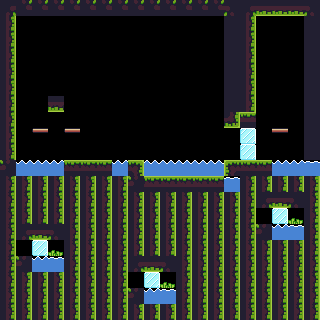

A level layout from a 2D game, rendered from its tile map. Below: a short description, then the map file with its tile-grid data intact:
An orthogonal 20x20 tile map with 16x16 px tiles, 1 tile layer (Tile Layer 1), 2 tilesets and 2 objects (ice, fire).

<map version="1.2" tiledversion="1.3.3" orientation="orthogonal" renderorder="right-down" width="20" height="20" tilewidth="16" tileheight="16" infinite="0" nextlayerid="4" nextobjectid="3">
 <tileset firstgid="1" source="tilesets/main_tileset.tsx" />
 <tileset firstgid="226" source="tilesets/main_tileset.tsx" />
 <layer id="1" name="Tile Layer 1" width="20" height="20">
  <data encoding="csv">
4,32,32,32,32,32,32,32,32,32,32,32,32,32,231,229,5,5,5,6,
18,0,0,0,0,0,0,0,0,0,0,0,0,0,16,18,0,0,0,16,
18,0,0,0,0,0,0,0,0,0,0,0,0,0,16,18,0,0,0,16,
18,0,0,0,0,0,0,0,0,0,0,0,0,0,16,18,0,0,0,16,
18,0,0,0,0,0,0,0,0,0,0,0,0,0,16,18,0,0,0,16,
18,0,0,0,0,0,0,0,0,0,0,0,0,0,16,18,0,0,0,16,
18,0,0,30,0,0,0,0,0,0,0,0,0,0,16,18,0,0,0,16,
18,0,0,0,0,0,0,0,0,0,0,0,0,0,31,33,0,0,0,16,
18,0,41,0,41,0,0,0,0,0,0,0,0,0,0,10,0,42,0,16,
18,0,0,0,0,0,0,0,0,0,0,0,0,0,0,10,0,0,0,16,
34,35,35,35,2,2,2,260,228,262,37,37,37,37,1,2,2,35,35,36,
17,17,17,17,17,17,17,242,259,227,2,2,2,2,36,17,17,17,17,17,
17,17,17,17,17,17,17,17,17,17,17,17,17,17,17,17,4,5,6,17,
17,17,17,17,17,17,17,17,17,17,17,17,17,17,17,17,19,10,21,17,
17,229,230,231,17,17,17,17,17,17,17,17,17,17,17,17,34,35,36,17,
17,244,235,246,17,17,17,17,17,17,17,17,17,17,17,17,17,17,17,17,
17,259,260,261,17,17,17,17,229,230,231,17,17,17,17,17,17,17,17,17,
17,17,17,17,17,17,17,17,244,235,246,17,17,17,17,17,17,17,17,17,
17,17,17,17,17,17,17,17,259,260,261,17,17,17,17,17,17,17,17,17,
17,17,17,17,17,17,17,17,17,17,17,17,17,17,17,17,17,17,17,17
</data>
 </layer>
 <objectgroup id="2" name="Object Layer 1">
  <object id="1" name="ice" x="64" y="112" width="16" height="16">
   <properties>
    <property name="sleep" type="bool" value="false" />
   </properties>
  </object>
  <object id="2" name="fire" x="32" y="112" width="16" height="16">
   <properties>
    <property name="sleep" type="bool" value="true" />
   </properties>
  </object>
 </objectgroup>
</map>